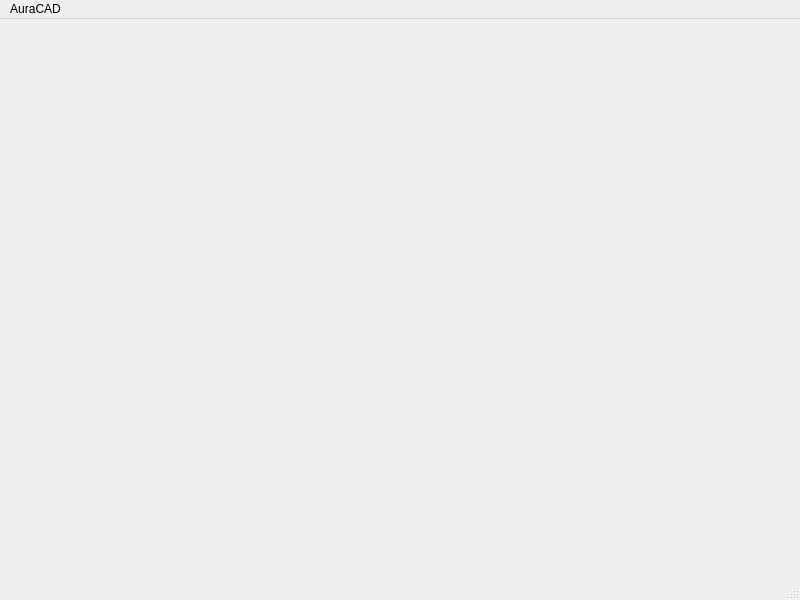
<?xml version="1.0" encoding="UTF-8"?>
<ui version="4.0">
 <class>MainWindow</class>
 <widget class="QMainWindow" name="MainWindow">
  <property name="geometry">
   <rect>
    <x>0</x>
    <y>0</y>
    <width>800</width>
    <height>600</height>
   </rect>
  </property>
  <property name="windowTitle">
   <string>MainWindow</string>
  </property>
  <widget class="QWidget" name="centralwidget"/>
  <widget class="QMenuBar" name="menubar">
   <property name="geometry">
    <rect>
     <x>0</x>
     <y>0</y>
     <width>800</width>
     <height>25</height>
    </rect>
   </property>
   <widget class="QMenu" name="menuAuraCAD">
    <property name="title">
     <string>AuraCAD</string>
    </property>
    <addaction name="actionEmbed"/>
    <addaction name="actionDocument"/>
    <addaction name="actionCube"/>
   </widget>
   <addaction name="menuAuraCAD"/>
  </widget>
  <widget class="QStatusBar" name="statusbar"/>
  <action name="actionEmbed">
   <property name="text">
    <string>Embed</string>
   </property>
  </action>
  <action name="actionDocument">
   <property name="text">
    <string>Document</string>
   </property>
  </action>
  <action name="actionCube">
   <property name="text">
    <string>Cube</string>
   </property>
  </action>
 </widget>
 <resources/>
 <connections/>
</ui>
